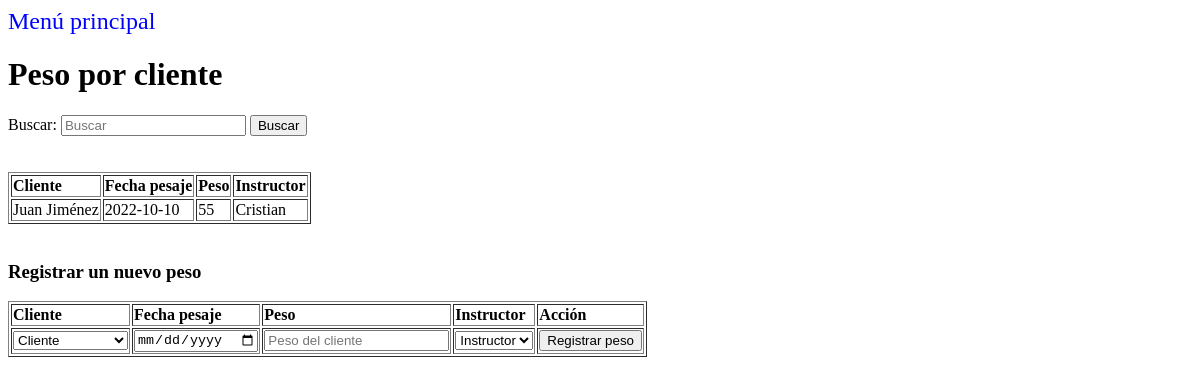
/view/listarClientePeso.php, run on the app's committed database.
### tables this page shows
CREATE TABLE `tbcliente` (
  `tbclienteid` int(11) NOT NULL,
  `tbclientenombre` varchar(50) NOT NULL,
  `tbclienteapellido1` varchar(50) NOT NULL,
  `tbclienteapellido2` varchar(50) NOT NULL,
  `tbclientetelefono` varchar(50) NOT NULL,
  `tbclientefechanacimiento` date NOT NULL,
  `tbclientegenero` varchar(50) NOT NULL,
  `tbclientepeso` varchar(50) NOT NULL,
  `tbclientealtura` varchar(50) NOT NULL,
  `tbclientecorreo` varchar(50) NOT NULL,
  `tbclienteactivo` tinyint(1) NOT NULL
);

CREATE TABLE `tbclientepeso` (
  `tbclientepesoid` int(11) NOT NULL,
  `tbclientepesoclienteid` int(11) NOT NULL,
  `tbclientepesofecha` date NOT NULL,
  `tbclientepesopeso` int(10) NOT NULL,
  `tbclientepesoinstructorid` int(11) NOT NULL
);

CREATE TABLE `tbinstructor` (
  `tbinstructorid` int(11) NOT NULL,
  `tbinstructornombre` varchar(50) NOT NULL,
  `tbinstructorapellido` varchar(50) NOT NULL,
  `tbinstructorcorreo` varchar(50) NOT NULL,
  `tbinstructortelefono` int(11) NOT NULL,
  `tbinstructornumcuenta` varchar(50) NOT NULL,
  `tbinstructortipo` varchar(50) NOT NULL,
  `tbinstructoractivo` tinyint(4) NOT NULL
);

### data/clientePesoData.php (called while the page is built, shortened)
<?php
include '../domain/clientePeso.php';
class ClientePesoData extends Data{
    public function buscarClientePeso($palabra){
        $conn = mysqli_connect($this->server, $this->user, $this->password, $this->db);
        $conn->set_charset('UTF8');
        $querySelect = "SELECT * FROM tbclientepeso WHERE tbclientepesoid LIKE '%$palabra%' OR 	tbclientepesoclienteid LIKE '%$palabra%' OR tbclientepesofecha LIKE '%$palabra%' OR tbclientepesopeso LIKE '%$palabra%' OR tbclientepesoinstructorid LIKE '%$palabra%';";
        $result = mysqli_query($conn, $querySelect);
        $ClientePeso = [];
        while ($row = mysqli_fetch_array($result)) {
            $currentDireccion = new ClientePeso($row['tbclientepesoid'], $row['tbclientepesoclienteid'], $row['tbclientepesofecha'], $row['tbclientepesopeso'], $row['tbclientepesoinstructorid']);
            array_push($ClientePeso, $currentDireccion);
        }
        return $ClientePeso;
    }
};

### business/clientePesoBusiness.php (called while the page is built, shortened)
<?php
include '../data/clientePesoData.php';
class ClientePesoBusiness{
    public function ClientePesoBusiness() {
        $this->ClientePesoData = new ClientePesoData();
    }
    public function buscar($palabra) {
        return $this->ClientePesoData->buscarClientePeso($palabra);
    }
};

### data/clienteData.php (called while the page is built, shortened)
<?php
include '../domain/cliente.php';
class ClienteData extends Data {
    public function getClientes(){
        $conn = mysqli_connect($this->server, $this->user, $this->password, $this->db);
        $conn->set_charset('UTF8');
        $querySelect = "SELECT * FROM tbcliente;";
        $result = mysqli_query($conn, $querySelect);
        $Clientes = [];
        while ($row = mysqli_fetch_array($result)) {
            $currentDireccion = new Cliente($row['tbclienteid'], $row['tbclientenombre'],
            $row['tbclienteapellido1'], $row['tbclienteapellido2'], $row['tbclientetelefono'],
             $row['tbclientefechanacimiento'], $row['tbclientegenero'], $row['tbclientepeso'],
             $row['tbclientealtura'], $row['tbclientecorreo'], $row['tbclienteactivo']);
            array_push($Clientes, $currentDireccion);
        }
        return $Clientes;
    }
}

### business/clienteBusiness.php (called while the page is built, shortened)
<?php
include '../data/clienteData.php';
class ClienteBusiness {
    public function ClienteBusiness() {
        $this->ClienteData = new ClienteData();
    }
    public function obtener() {
        return $this->ClienteData->getClientes();
    }
}

### domain/clientePeso.php (called while the page is built, shortened)
<?php
class ClientePeso{
    private $clienteID;
    private $clientePesoFecha;
    private $clientePesoPeso;
    private $instructorID;
    function ClientePeso($clientePesoID, $clienteID, $clientePesoFecha, $clientePesoPeso, $instructorID){
        $this->clienteID = $clienteID;
        $this->clientePesoFecha = $clientePesoFecha;
        $this->clientePesoPeso = $clientePesoPeso;
        $this->instructorID = $instructorID;
    }
    function getClienteID(){
        return $this->clienteID;
    }
    function getClientePesoFecha(){
        return $this->clientePesoFecha;
    }
    function getClientePesoPeso(){
        return $this->clientePesoPeso;
    }
    function getInstructorID(){
        return $this->instructorID;
    }
}

### domain/cliente.php (called while the page is built, shortened)
<?php
class cliente{
    private $idTBCliente;
    private $nombreTBCliente;
    private $apellido1TBCliente;
    function cliente($idTBCliente, $nombreTBCliente, $apellido1TBCliente, $apellido2TBCliente,$telefonoTBCliente,$fechaNacimientoTBCliente,$generoTBCliente,$pesoTBCliente,
    $alturaTBCliente,$correoTBCliente,$activoTBCliente) {
		$this->idTBCliente = $idTBCliente;
        $this->nombreTBCliente = $nombreTBCliente;
        $this->apellido1TBCliente = $apellido1TBCliente;
	}
	public function getIdTBCliente() {
		return $this->idTBCliente;
	}
	public function getNombreTBCliente() {
		return $this->nombreTBCliente;
	}
	public function getApellido1TBCliente() {
		return $this->apellido1TBCliente;
	}
}
?>

### data/instructorData.php (called while the page is built, shortened)
<?php
include '../domain/instructor.php';
class InstructorData extends Data {
    public function getInstructores(){
        $conn = mysqli_connect($this->server, $this->user, $this->password, $this->db);
        $conn->set_charset('UTF8');
        $querySelect = "SELECT * FROM tbinstructor;";
        $result = mysqli_query($conn, $querySelect);
        $Instructores = [];
        while ($row = mysqli_fetch_array($result)) {
            $currentDireccion = new Instructor($row['tbinstructorid'], $row['tbinstructornombre'], $row['tbinstructorapellido'], $row['tbinstructorcorreo'], $row['tbinstructortelefono'], $row['tbinstructornumcuenta'], $row['tbinstructortipo'], $row['tbinstructoractivo']);
            array_push($Instructores, $currentDireccion);
        }
        return $Instructores;
    }
}

### business/instructorBusiness.php (called while the page is built, shortened)
<?php
include '../data/instructorData.php';
class InstructorBusiness {
    public function InstructorBusiness() {
        $this->InstructorData = new InstructorData();
    }
    public function obtener() {
        return $this->InstructorData->getInstructores();
    }
}

### domain/instructor.php (called while the page is built, shortened)
<?php
class Instructor {
    private $idTBInstructor;
    private $nombreTBInstructor;
    function Instructor($idTBInstructor, $nombreTBInstructor,$apellidoTBInstructor, $correoTBInstructor, $telefonoTBInstructor, $numcuentaTBInstructor, $tipoTBInstructor, $activoTBInstructor) {
        $this->idTBInstructor = $idTBInstructor;
        $this->nombreTBInstructor = $nombreTBInstructor;
    }
    function getIdTBInstructor() {
        return $this->idTBInstructor;
    }
    function getNombreTBInstructor() {
        return $this->nombreTBInstructor;
    }
}

### view/listarClientePeso.php (the view, shortened to what this page needs)
<?php
    include '../business/clientePesoBusiness.php';
    include '../business/instructorBusiness.php';
    include '../business/clienteBusiness.php';
?>
<!DOCTYPE html>
<html>
<head>
</head>
<body>
    <?php
    include 'header.php';
    ?>
    <h1>Peso por cliente</h1>
    <form action="" method="post" autocomplete="off">
        <div>
            <label for="campo"> Buscar: </label>
            <input type="text" name="campo" id="campo" placeholder="Buscar">
            <button type="submit" name="buscar" id="buscar" value="buscar">Buscar</button>
        </div>
    </form></br></br>
    <div>
        <?php
        $campo = $_POST['campo'];
        $clientePesoBusiness = new ClientePesoBusiness();
        $clientePeso = $clientePesoBusiness->buscar($campo);
        if (!empty($clientePeso)) {
        ?>
            <table border="1">
                <thead style="text-align: left;">
                    <tr>
                        <th>Cliente</th>
                        <th>Fecha pesaje</th>
                        <th>Peso</th>
                        <th>Instructor</th>
                    </tr>
                </thead>
                <tbody>
                    <?php
                    $instructorBusiness = new InstructorBusiness();
                    $clienteBusiness = new ClienteBusiness();
                    $instructor = $instructorBusiness->obtener();
                    $cliente = $clienteBusiness->obtener();
                    foreach ($clientePeso as $row) {
                        echo '<form  method="POST" enctype="multipart/form-data" action="../business/clientePesoAction.php">';
                        echo '<tr>';
                        foreach($cliente as $row1){
                            if($row->getClienteID() == $row1->getIdTBCliente()){
                                echo '<td>' .  $row1->getNombreTBCliente() . ' ' . $row1->getApellido1TBCliente() . '</td>';
                            }
                        }
                        echo '<td>' . $row->getClientePesoFecha() . '</td>';
                        echo '<td class="mascarapeso">' . $row->getClientePesoPeso() . '</td>';
                        foreach ($instructor as $row2){
                            if($row->getInstructorID() == $row2->getIdTBInstructor()){
                                echo '<td>' . $row2->getNombreTBInstructor() . '</td>';
                            }
                        }
                        echo '</tr>';
                        echo '</form>';
                    }
                    ?>
                </tbody>
            </table>
        <?php
        } else {
            echo '<p style="color: red">SIN RESULTADOS: No se encontraron pesos de clientes!</p>';
        }
        ?>
    </div><br>
    <div>
        <h3>Registrar un nuevo peso</h3>
        <form method="POST" id="direccionform" action="../business/clientePesoAction.php" autocomplete="off">
            <table border="1">
                <thead style="text-align: left;">
                    <th>Cliente</th>
                    <th>Fecha pesaje</th>
                    <th>Peso</th>
                    <th>Instructor</th>
                    <th>Acción</th>
                </thead>
                <tbody>
                    <td>
                        <select name="clienteid">
                            <option value="">Cliente</option>
                        </select>
                    </td>
                    <td><input type="date" name="clientepesofecha"></td>
                    <td><input type="text" class="mascarapeso" name="clientepesopeso" placeholder="Peso del cliente"></td>
                    <td>
                        <select name="instructorid">
                            <option value="">Instructor</option>
                        </select>
                    </td>
                    <td><button type="submit" name="btnregistrar" id="btnregistrar" value="btnregistrar">Registrar peso</button></td>
                </tbody>
            </table>
        </form>
    </div>
</body>
</html>

### data on the page
tbclientepeso: tbclientepesofecha "2022-10-10", tbclientepesopeso "55"
tbcliente: tbclientenombre "Juan", tbclienteapellido1 "Jiménez"
tbinstructor: tbinstructornombre "Cristian"
